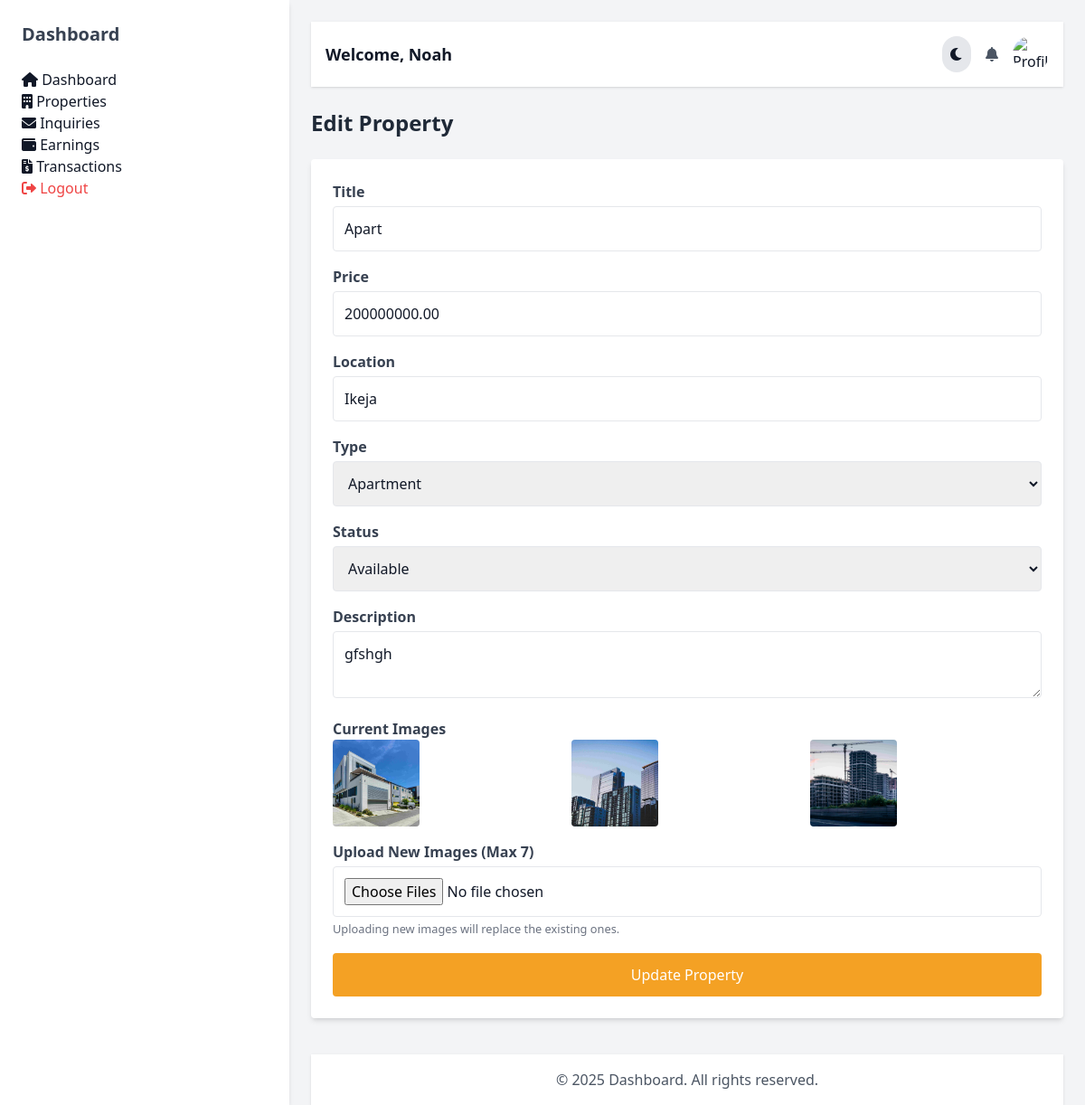
The page /dashboard/agent_edit_property.php?id=3 (signed in) on the database its author committed.
### tables this page shows
CREATE TABLE `properties` (
  `id` int(11) NOT NULL,
  `title` varchar(255) NOT NULL,
  `price` decimal(20,2) DEFAULT NULL,
  `location` varchar(255) NOT NULL,
  `type` enum('house','apartment','land','shortlet','hotel') NOT NULL,
  `description` text NOT NULL,
  `owner_id` int(11) NOT NULL,
  `created_at` timestamp NOT NULL DEFAULT current_timestamp(),
  `images` text DEFAULT NULL,
  `status` enum('pending','available','sold','rented') DEFAULT 'pending',
  `admin_approved` tinyint(1) DEFAULT 0,
  `listing_type` enum('for_sale','for_rent','short_let', 'hotel') NOT NULL DEFAULT 'for_sale',
  `bedrooms` int(11) DEFAULT 1,
  `bathrooms` int(11) DEFAULT 1,
  `size` varchar(50) DEFAULT 'N/A',
  `garage` int(11) DEFAULT 0
);

### dashboard/agent_edit_property.php (called while the page is built, shortened)
<?php
include '../includes/db_connect.php';
$property_id = intval($_GET['id']);
$user_id = intval($_SESSION['user_id']);
$stmt = $conn->prepare("SELECT * FROM properties WHERE id = ? AND owner_id = ?");
$stmt->bind_param("ii", $property_id, $user_id);
$stmt->execute();
$result = $stmt->get_result();
$property = $result->fetch_assoc();
include 'dashboard_layout.php';
?>

### dashboard/agent_edit_property_content.php (the view, shortened to what this page needs)
<div class="mt-6">
    <h2 class="text-2xl font-bold text-gray-800 dark:text-gray-200">Edit Property</h2>
    <form action="" method="POST" enctype="multipart/form-data"
        class="bg-white dark:bg-gray-800 mt-6 p-6 rounded shadow-md">
        <div class="mb-4">
            <label class="block text-gray-700 font-semibold">Title</label>
            <input type="text" name="title"
                value="<?php echo htmlspecialchars($property['title'] ?? '', ENT_QUOTES); ?>" required
                class="w-full p-3 border rounded mt-1">
        </div>
        <div class="mb-4">
            <label class="block text-gray-700 font-semibold">Price</label>
            <input type="number" name="price" value="<?php echo $property['price'] ?? ''; ?>" required
                class="w-full p-3 border rounded mt-1">
        </div>
        <div class="mb-4">
            <label class="block text-gray-700 font-semibold">Location</label>
            <input type="text" name="location"
                value="<?php echo htmlspecialchars($property['location'] ?? '', ENT_QUOTES); ?>" required
                class="w-full p-3 border rounded mt-1">
        </div>
        <div class="mb-4">
            <label class="block text-gray-700 font-semibold">Type</label>
            <select name="type" class="w-full p-3 border rounded mt-1">
                <option value="apartment" <?php echo ($property['type'] ?? '') == 'apartment' ? 'selected' : ''; ?>>
                    Apartment</option>
            </select>
        </div>
        <div class="mb-4">
            <label class="block text-gray-700 font-semibold">Status</label>
            <select name="status" class="w-full p-3 border rounded mt-1">
                <option value="available" <?php echo ($property['status'] ?? '') == 'available' ? 'selected' : ''; ?>>
                    Available</option>
            </select>
        </div>
        <div class="mb-4">
            <label class="block text-gray-700 font-semibold">Description</label>
            <textarea name="description" required
                class="w-full p-3 border rounded mt-1"><?php echo htmlspecialchars($property['description'] ?? '', ENT_QUOTES); ?></textarea>
        </div>
        <div class="mb-4">
            <label class="block text-gray-700 font-semibold">Current Images</label>
            <div class="grid grid-cols-3 gap-2">
                <?php
                if (!empty($property['images'])) {
                    $images = explode(',', $property['images']);
                    foreach ($images as $image) {
                        if (!empty($image)) {
                            echo "<img src='../public/uploads/$image' class='w-24 h-24 object-cover rounded'
                                    onerror=\"this.onerror=null; this.src='../public/uploads/default.png';\">";
                        }
                    }
                } else {
                    echo "<p class='text-gray-500'>No images available.</p>";
                }
                ?>
            </div>
        </div>
        <div class="mb-4">
            <label class="block text-gray-700 font-semibold">Upload New Images (Max 7)</label>
            <input type="file" name="images[]" multiple accept="image/*" class="w-full p-3 border rounded mt-1">
            <small class="text-gray-500">Uploading new images will replace the existing ones.</small>
        </div>
        <button type="submit" class="bg-[#F4A124] text-white w-full py-3 rounded hover:bg-[#d88b1c]">Update
            Property</button>
    </form>
</div>

### rows shown on the page
properties: title "Apart", price "200000000.00", location "Ikeja", type "Apartment", status "Available", description "gfshgh"

### other values the page prints
$user_name "Noah"
